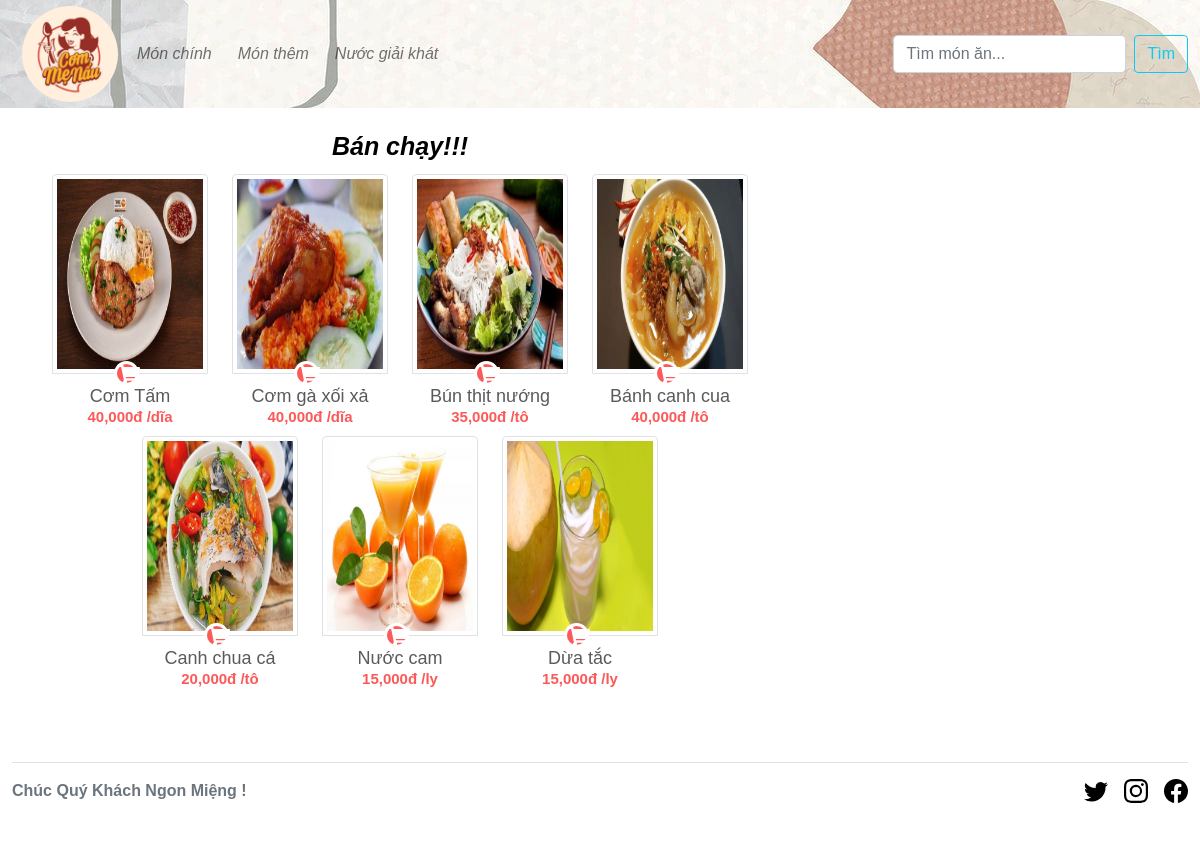
The page / on the database its author committed.
### tables this page shows
CREATE TABLE `loai_hang` (
  `id_loai` int(11) NOT NULL,
  `ten_loai` varchar(255) DEFAULT NULL
);

CREATE TABLE `menu` (
  `id_mon` int(11) NOT NULL,
  `id_loai` int(11) DEFAULT NULL,
  `ten_mon` varchar(255) DEFAULT NULL,
  `mo_ta` text DEFAULT NULL,
  `so_luong_con` int(11) DEFAULT NULL,
  `gia` int(11) DEFAULT NULL,
  `ban_chay` int(11) DEFAULT NULL,
  `hinh_anh` text DEFAULT NULL
);

### include/home.php (called while the page is built)
<?php
$sql_mon = mysqli_query($con,"SELECT * FROM menu WHERE ban_chay='1' ORDER BY id_mon ASC");
$title = 'Bán chạy!!!';
include('trangthai.php');?>

### include/menubar.php (the view, shortened to what this page needs)
<?php
	$sql_loaihang = mysqli_query($con,'SELECT * FROM loai_hang ORDER BY id_loai ASC');
?>
<nav class="navbar navbar-expand-md  navbar-light navbar-custom fixed-top ">
  	<div class="container-fluid">
    	<a class="navbar-brand" href="index.php"><img src="images/logo.png" alt="" class="logo" ></a>
		<div class="collapse navbar-collapse" id="navbarCollapse">
			<ul class="navbar-nav me-auto mb-2 mb-md-0">
				<?php while($row_danhmuc = mysqli_fetch_array($sql_loaihang)){ ?>
				<li class="nav-item">
					<a class="nav-link text-center" aria-current="page" href="?quanly=danhmuc&id_loai=<?php echo $row_danhmuc['id_loai'] ?>">
						<?php echo $row_danhmuc['ten_loai'] ?>
					</a>
				</li>
				<?php } ?>
			</ul>
			<form class="d-flex" action="index.php?quanly=timkiem" method="POST">
				<input class="form-control me-2" name="tu_khoa" type="search" placeholder="Tìm món ăn..." aria-label="Search">
				<button class="btn btn-outline-info" name="tim_kiem" type="submit">Tìm</button>
			</form>
		</div>
  	</div>
</nav>

### index.php (shortened to what this page needs)
<?php
	include_once('db/connect.php');
 ?>
<!DOCTYPE html>
<html lang="vn">
<head>
	<link href="bootstrap-5.0.2-dist/css/bootstrap.min.css" rel="stylesheet"/>
	<link href="css/style.css" rel="stylesheet" type="text/css" media="all" />
	<link rel="stylesheet" type="text/css" href="fontawesome-free-5.15.4/css/all.css">
</head>
<body>
	<?php
	include('include/menubar.php');
	if(isset($_GET['quanly'])){
		$tam = $_GET['quanly'];
	}else{
		$tam = '';
	}
	if($tam=='danhmuc'){
		include('include/danhmuc.php');
	}elseif ($tam=='timkiem') {
		include('include/timkiem.php');
	}else{
		include('include/home.php');
	}
	include('include/footer.php');
	?>
</body>
</html>

### include/trangthai.php (shortened to what this page needs)
<?php
if(isset($_SESSION['hoan_tat'])){
	if ( isset($_POST['dimensions']) && $_POST['dimensions'] > 767){
	?>
	<div class="container-fluid">
		<div class="row ">
			<div class="col-md-8"><?php include('menu.php');?></div>
			<div class="col-md-4"><?php include('hoantat.php');?></div>
		</div>
	</div>
	<?php } else{ ?>
		<div class="container-fluid">
		<div class="row ">
			<center><div class="col-md-4"><?php include('hoantat.php');?></div></center>
		</div>
		</div>
<?php }} elseif (isset($_SESSION['thanh_toan'])){
	if ( isset($_POST['dimensions']) && $_POST['dimensions'] > 767){
	 ?>
	<div class="container-fluid">
		<div class="row ">
			<div class="col-md-8"><?php include('menu.php');?></div>
			<div class="col-md-4"><?php include('danhgia.php');?></div>
		</div>
	</div>
<?php }} elseif (isset($_SESSION['feedback'])){
	if ( isset($_POST['dimensions']) && $_POST['dimensions'] > 767){
	?>
	<div class="container-fluid">
		<div class="row ">
			<div class="col-md-8"><?php include('menu.php');?></div>
			<div class="col-md-4"><?php include('ketthuc.php');?></div>
		</div>
	</div>
<?php }}	else {?>
	<div class="container-fluid">
		<div class="row ">
			<div class="col-md-8"><?php include('menu.php');?></div>
			<div class="col-md-4" id="gio_hang"></div>
		</div>
	</div>
<?php } ?>

### include/menu.php
<div class="menu">
    <div class="title-menu text-center mb-2 mt-2"><?php echo $title ?></div>
    <div class="row product-list d-flex justify-content-center">
        <?php
        while($row_mon = mysqli_fetch_array($sql_mon)){
        ?>
        <div class="col-auto menu-col ">
            <div class="pro-img-box text-center">
                <img src="uploads/<?php echo $row_mon['hinh_anh'] ?>" alt="" class="img-thumbnail"  >
                <?php if (empty($_SESSION['hoan_tat'])&&empty($_SESSION['thanh_toan'])&&empty($_SESSION['feedback'])&&$row_mon['so_luong_con']>0){?>
                <a href="#" class="adtocart " id="them_mon" id_mon=<?php echo $row_mon['id_mon']?>>
                    <i class="fa fa-shopping-cart effect_icon"></i>
                </a> <?php ;}?>
            </div>
            <div class="text-center">
                <h4 class="pro-title"> <?php echo $row_mon['ten_mon'] ?> </h4>
                <?php if ($row_mon['so_luong_con']>0) {?>
                    <p class="price"><?php echo number_format($row_mon['gia']).'đ /'.$row_mon['mo_ta'] ?></p>
                <?php }else {?>
                    <p class="price">Tạm hết</p> <?php }?>
            </div>
        </div>
        <?php
        }
        ?>
    </div>
</div>

### include/footer.php (shortened to what this page needs)
<div class="container-fluid">
  <footer class="d-flex flex-wrap justify-content-between align-items-center py-3 my-4 border-top" >
    <div class="col-md-4 d-flex align-items-center">
      <span class="text-muted loi-chuc ">Chúc Quý Khách Ngon Miệng !</span>
    </div>
    <ul class="nav col-md-4 justify-content-end list-unstyled d-flex">
      <li class="ms-3"><a class="text-muted" href="#"><svg class="bi" width="24" height="24"><use xlink:href="#twitter"/></svg></a></li>
      <li class="ms-3"><a class="text-muted" href="#"><svg class="bi" width="24" height="24"><use xlink:href="#instagram"/></svg></a></li>
      <li class="ms-3"><a class="text-muted" href="#"><svg class="bi" width="24" height="24"><use xlink:href="#facebook"/></svg></a></li>
    </ul>
  </footer>
</div>

### css/style.css (style rules this page uses)
body { padding-top: 100px; font-family: sans-serif; font-weight: 600; }
.logo { margin: 1% 0 1% 10%; width: 6rem; border-radius: 50%; }
.navbar-custom { color: black; background-image: url("../images/background_bar.jpg"); background-size:cover; padding: 0px; }
.nav-link { font-size: 1rem; color: black; border: 3px rgb(215,186,168); border-radius: 5px 5px; font-style: italic; padding: 0.5px; margin: 5px; font-weight: 400; }
.menu { padding: 20px; margin-bottom: 20px; font-weight: 450px; }
.menu-col { width: 180px; }
.title-menu { font-style: oblique; font-weight: bold; color:black; font-size: 30px; }
.effect_icon { cursor:pointer; }
.product-list img { width: 100%; border-radius: 4px 4px 0 0; -webkit-border-radius: 4px 4px 0 0; }
.product-list .pro-img-box { position: relative; }
.pro-img-box img { width: 250px; height: 200px; }
.product-list .price { color:#fc5959 ; font-size: 15px; line-height:30%; font-weight:bold; }
.pro-title { color: #5A5A5A; margin-top: 12px; font-size: 18px; }
.adtocart { background: #fc5959; width: 25px; height: 25px; border-radius: 50%; -webkit-border-radius: 50%; color: #fff; display: inline-block; text-align: center; border: 3px solid #fff; left:40%; bottom: -12.5px; position: absolute; }
.adtocart i { color: #fff; font-size: 20px; line-height: 21px; }
@media screen and (max-width: 1360px) { .title-menu { font-size: 25px; } }

### rows shown on the page
loai_hang: ten_loai "Món chính"
loai_hang: ten_loai "Món thêm"
loai_hang: ten_loai "Nước giải khát"
menu: hinh_anh (picture), ten_mon "Cơm Tấm", gia "40,000", mo_ta "dĩa"
menu: hinh_anh (picture), ten_mon "Cơm gà xối xả", gia "40,000", mo_ta "dĩa"
menu: hinh_anh (picture), ten_mon "Bún thịt nướng", gia "35,000", mo_ta "tô"
menu: hinh_anh (picture), ten_mon "Bánh canh cua", gia "40,000", mo_ta "tô"
menu: hinh_anh (picture), ten_mon "Canh chua cá", gia "20,000", mo_ta "tô"
menu: hinh_anh (picture), ten_mon "Nước cam", gia "15,000", mo_ta "ly"
menu: hinh_anh (picture), ten_mon "Dừa tắc", gia "15,000", mo_ta "ly"

### other values the page prints
$title "Bán chạy!!!"
